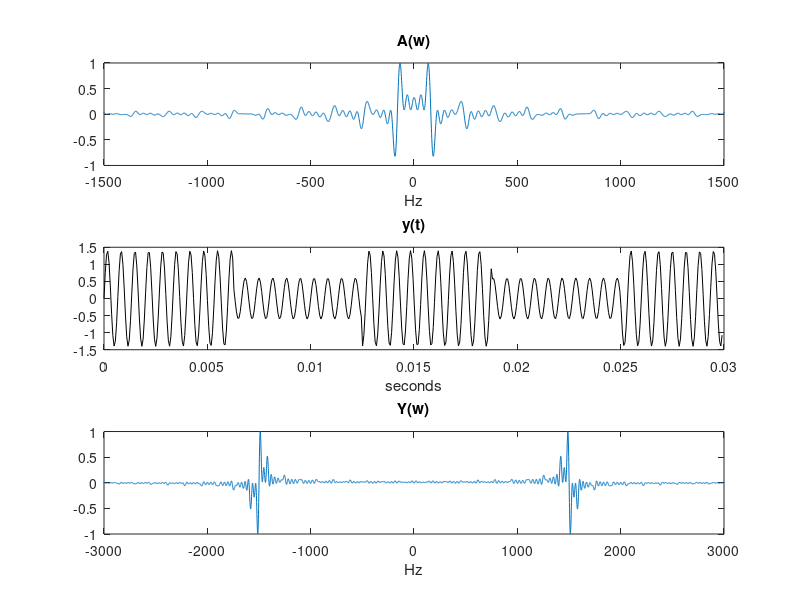

Reproduce this figure in MATLAB.
% Amplitude modulation of sine signal and spectra
fa=80; %signal frequency in Hz
wa=2*pi*fa; %signal frequency in rad/s

fc=1500; %carrier frequency in Hz
wc=2*pi*fc; %carrier frequency in rad/s

fs=16*1024; %sampling frequency in Hz
tiv=1/fs; %time interval between samples;
t=0:tiv:(0.03-tiv); %time intervals set (0.03 seconds)

a=square(wa*t); %modulating signal a(t) (square wave)
MD=0.4; %modulation depth
A=1+(MD*a); %amplitude
y=A.*sin(wc*t); %modulated signal data set

subplot(3,1,1)
ffa=fft(a,fs); %Fourier transform of a(t)
sa=fftshift(real(ffa));sa=sa/max(sa);
w1=-fs/2:-1; w2=1:fs/2; w=[w1 w2];
%w=(-63*80):80:(64*80);
plot(w,sa); %plots spectral density of a(t)
axis([-1500 1500 -1 1]);
xlabel('Hz'); title ('A(w)');

subplot(3,1,2);
plot(t,y,'k'); %plots modulated signal
axis([0 0.03 -1.5 1.5]);
xlabel('seconds'); title('y(t)');

subplot(3,1,3)
ffy=fft(y,fs); %Fourier transform of y(t)
sy=fftshift(real(ffy));sy=sy/max(sy);
plot(w,sy); %plots spectral density of y(t)
axis([-3000 3000 -1 1]);
xlabel('Hz'); title('Y(w)');
